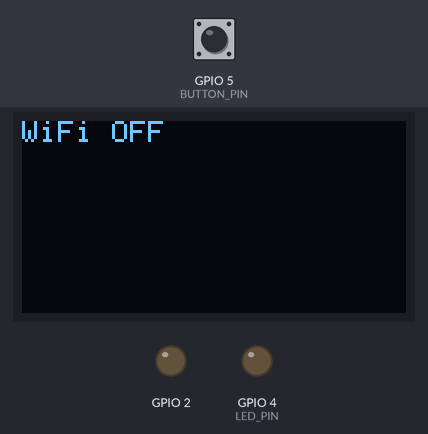
This sketch was run on a simulated ESP32. On the bench: 128×64 one-colour display, output pins drawn as LEDs (lit = HIGH). Dashed ring = blinking. The inputs (shaded band) are chosen by the test bench; at power-on: GPIO 5 (BUTTON_PIN) HIGH. WiFi joins after 1.5 s; servers stay silent unless stated; not simulated (calls return 0 or success): secret.h; what the sketch prints to the serial monitor is not drawn.

Above: at 1.4 s.
1.5 s: GPIO 5 (BUTTON_PIN) pulled LOW for 0.4 s
At 4.6 s:
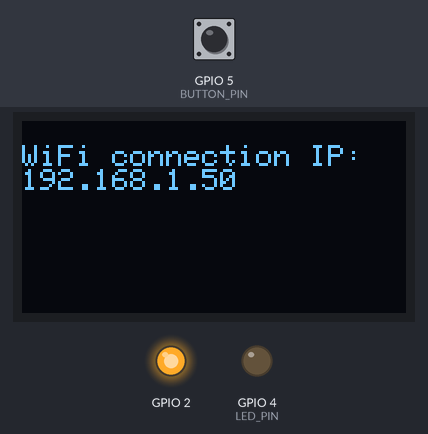
4.9 s: GPIO 5 (BUTTON_PIN) pulled LOW for 1 s
At 7.0 s:
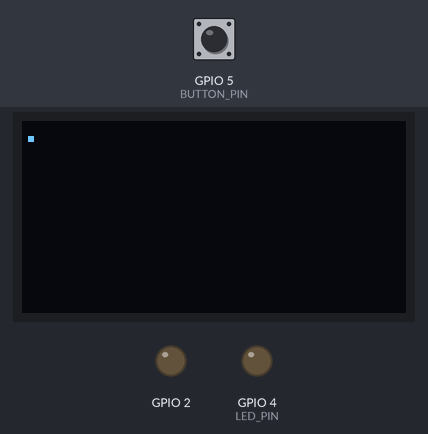
7.7 s: GPIO 5 (BUTTON_PIN) pulled LOW for 3.2 s
At 8.7 s:
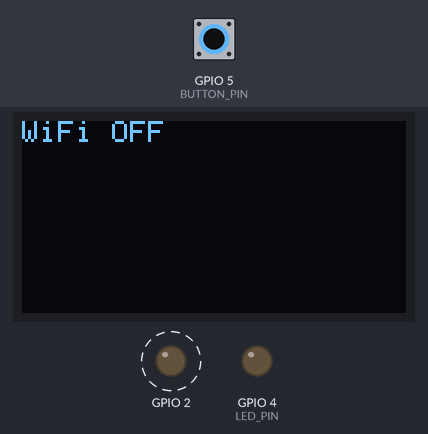
Timing chart, 0 to 14.0 s (numbered marks = the images above; inputs shaded):
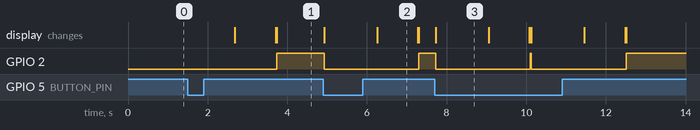

Measured:
- after the input at 1.5 s, GPIO 2: LOW → HIGH after 2.2 s; the display: first changes after 1.2 s (image 1 shows a later state)
- after the input at 4.9 s, GPIO 2: HIGH → LOW at once, → HIGH 2.4 s later; the display: first changes at once (image 2 shows a later state)
- after the input at 7.7 s, GPIO 2: alternates HIGH for 0.03 s and LOW for 2.4 s, 4 changes in all, then stays HIGH, starting at once; the display: changes at once (image 3)
- what the display in image 3 shows lasts 1.4 s, from 7.7 s to 9.1 s

The sketch:

wifi_connect_button_display.ino
```cpp
#include <WiFi.h>
#include <Wire.h>
#include <Adafruit_GFX.h>
#include <Adafruit_SSD1306.h>
#include <secret.h>

#define SCREEN_WIDTH 128
#define SCREEN_HEIGHT 64
#define OLED_RESET -1

#define LED_PIN 4
#define BUTTON_PIN 5

Adafruit_SSD1306 display(SCREEN_WIDTH, SCREEN_HEIGHT, &Wire, OLED_RESET);

const char* ssid = "WIFI_SSID";
const char* password = "WIFI_PASSWD";

WiFiServer server(80);  // Порт 80

void wifi_on_off(bool bState){
  bool flag = true;
  if (bState == true and flag == true){
    WiFi.begin(ssid, password);
    display.clearDisplay();
    display.setCursor(0,0);
    while (WiFi.status() != WL_CONNECTED) {
      Serial.print(".");

      delay(1000);
      display.print(".");

      display.display();
    }


    display.clearDisplay();
    display.setCursor(0,0);
    display.println("\nWiFi connection IP: ");
    display.println(WiFi.localIP());
    display.display();

    digitalWrite(2, HIGH);
    server.begin();
    flag = false;
  }else{

    WiFi.disconnect();

    display.clearDisplay();
    display.setCursor(0,0);
    display.println("WiFi OFF");
    display.display();

    digitalWrite(2, LOW);
    server.stop();
    delay(300);
  }
}

void setup() {
  pinMode(2, OUTPUT);
  pinMode(LED_PIN, OUTPUT);
  pinMode(BUTTON_PIN, INPUT_PULLUP);
  Serial.begin(115200);
  display.begin(SSD1306_SWITCHCAPVCC, 0x3C);
  display.clearDisplay();
  display.setTextSize(1);
  display.setTextColor(SSD1306_WHITE);
}

void loop() {
  int count_msg = 0;
  int but = !digitalRead(BUTTON_PIN);
  static bool bState = false;
  static bool flag = true;
  if (but == 1){
    bState = !bState;
  }
  if (flag and bState == 1){
    wifi_on_off(bState);
    flag = false;
  }else if (flag or bState == 0){
    wifi_on_off(bState);
    flag = true;
  }


  WiFiClient client = server.available();

  if (client) {
    display.clearDisplay();
    display.setCursor(0,0);
    display.println("Client connection");
    client.println("Connected");
    display.display();
    delay(500);

    while (client.connected()) {
      but = !digitalRead(BUTTON_PIN);
      if (but == 1){
        bState = !bState;
      }
      if (client.available()) {
        String data = client.readStringUntil('\n');
        data.trim();

        display.print("Received: ");
        display.println(data);
        count_msg += 1;
        display.display();

        if (data == "1"){
            digitalWrite(LED_PIN, HIGH);
        }else if (data == "0"){
            digitalWrite(LED_PIN, LOW);
        }

        // Ответ клиенту
        client.print("ESP32 получил: ");
        client.println(data);
      }
      if (count_msg == 8) {
        count_msg = 0;
        display.clearDisplay();
        display.setCursor(0, 0);
      }
      if (bState == 0){
        delay(500);
        client.println("Disconnect");
        delay(500);
        break;
      }
    }
    client.println("Disconnect");
    client.stop();
    display.println("Client disonection");
    display.display();
    delay(1000);
  }
}
```
